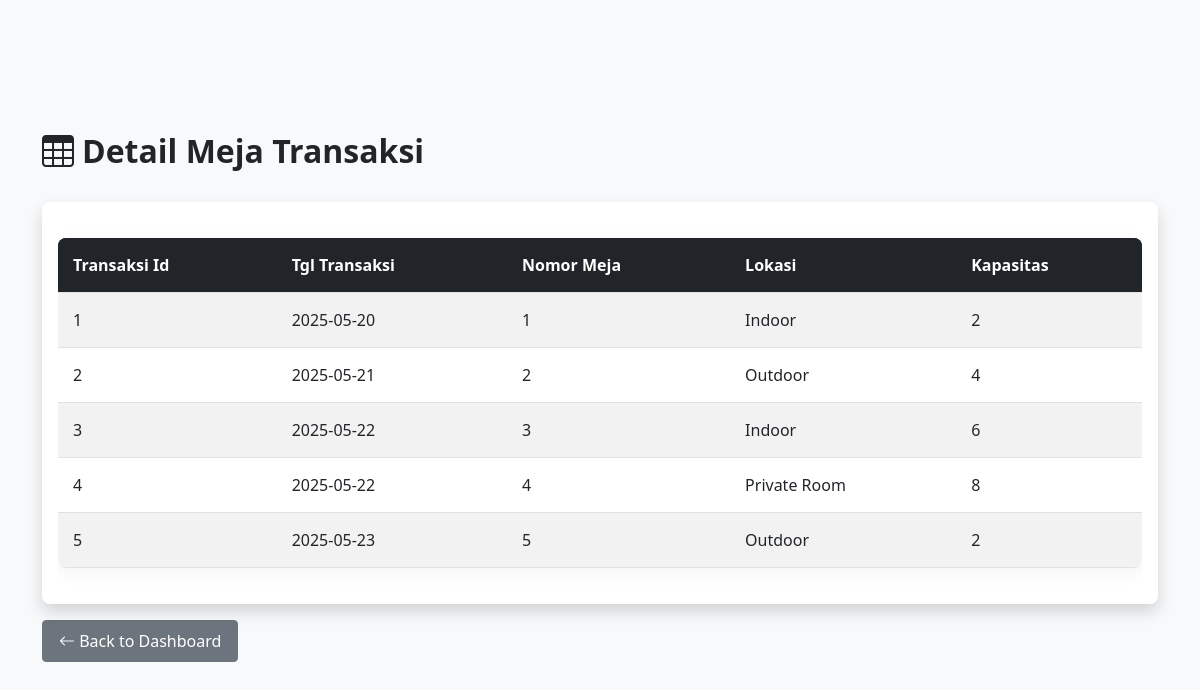
The page /pages/detail_meja_transaksi.php on the database its author committed.
### tables this page shows
CREATE TABLE detail_meja_transaksi (
  transaksi_id INT,
  nomor_meja INT,
  PRIMARY KEY (transaksi_id, nomor_meja),
  FOREIGN KEY (transaksi_id) REFERENCES transaksi(transaksi_id),
  FOREIGN KEY (nomor_meja) REFERENCES meja(nomor_meja)
);

CREATE TABLE transaksi (
  transaksi_id INT AUTO_INCREMENT PRIMARY KEY,
  pelanggan_id INT,
  member_id INT NULL,
  karyawan_id INT,
  tgl_transaksi DATE NOT NULL,
  jam_mulai TIME NOT NULL,
  jam_selesai TIME,
  jumlah_orang INT NOT NULL,
  total_harga DECIMAL(10,2) NOT NULL,
  diskon_member DECIMAL(5,2) DEFAULT 0,
  total_bayar DECIMAL(10,2),
  metode_pembayaran ENUM('Tunai', 'Kartu Debit', 'Kartu Kredit', 'E-Wallet', 'Transfer Bank'),
  poin_didapat INT DEFAULT 0,
  poin_dipakai INT DEFAULT 0,
  status_transaksi ENUM('Proses', 'Lunas', 'Batal') DEFAULT 'Proses',
  FOREIGN KEY (pelanggan_id) REFERENCES pelanggan(pelanggan_id),
  FOREIGN KEY (member_id) REFERENCES member(member_id),
  FOREIGN KEY (karyawan_id) REFERENCES karyawan(karyawan_id)
);

CREATE TABLE meja (
  nomor_meja INT AUTO_INCREMENT PRIMARY KEY,
  kapasitas INT NOT NULL,
  lokasi ENUM('Indoor', 'Outdoor', 'Private Room') NOT NULL,
  status_meja ENUM('Tersedia', 'Dipesan', 'Terpakai', 'Perbaikan') DEFAULT 'Tersedia'
);

### pages/detail_meja_transaksi.php (called while the page is built)
<?php
$custom_query = "
  SELECT
    dmt.transaksi_id,
    t.tgl_transaksi,
    dmt.nomor_meja,
    mj.lokasi,
    mj.kapasitas
  FROM detail_meja_transaksi dmt
  JOIN transaksi t ON dmt.transaksi_id = t.transaksi_id
  JOIN meja mj ON dmt.nomor_meja = mj.nomor_meja
";
include('../template/table_template.php');

### template/table_template.php (the view, shortened to what this page needs)
<?php
include('../config/db.php');
$table = basename($_SERVER['PHP_SELF'], '.php');
$title = ucwords(str_replace('_', ' ', $table));
if (isset($custom_query)) {
    $data = $pdo->query($custom_query)->fetchAll();
} else {
    $data = $pdo->query("SELECT * FROM $table")->fetchAll();
}
$columns = [];
if (!empty($data)) {
    $columns = array_keys($data[0]);
}
?>
<!DOCTYPE html>
<html>
<head>
  <link href="https://cdn.jsdelivr.net/npm/bootstrap@5.3.0/dist/css/bootstrap.min.css" rel="stylesheet">
  <link rel="stylesheet" href="https://cdn.jsdelivr.net/npm/bootstrap-icons@1.10.0/font/bootstrap-icons.css">
  <link rel="stylesheet" href="../../public/style.css">
</head>
<body>
<div class="container mt-5 pt-4">
  <div class="d-flex justify-content-between align-items-center mb-4">
    <h2 class="fw-bold">
      <i class="bi bi-table me-2"></i><?= $title ?>
    </h2>
  </div>
  <div class="card shadow">
    <div class="card-body">
      <div class="table-responsive">
        <table class="table table-hover table-striped">
          <thead class="table-dark">
            <tr>
              <?php foreach ($columns as $col): ?>
                <th><?= ucwords(str_replace('_', ' ', $col)) ?></th>
              <?php endforeach; ?>
            </tr>
          </thead>
          <tbody>
            <?php foreach ($data as $row): ?>
              <tr>
                <?php foreach ($row as $val): ?>
                  <td><?= htmlspecialchars($val) ?></td>
                <?php endforeach; ?>
              </tr>
            <?php endforeach; ?>
          </tbody>
        </table>
      </div>
    </div>
  </div>
  <a href="<?= dirname(dirname($_SERVER['PHP_SELF'])) ?>/index.php" class="btn btn-secondary mt-3">
    <i class="bi bi-arrow-left"></i> Back to Dashboard
  </a>
</div>
</body>
</html>

### public/style.css (style rules this page uses)
body { background-color: #f8f9fa; font-family: 'Segoe UI', Tahoma, Geneva, Verdana, sans-serif; padding-top: 60px; }
.card { border-radius: 0.5rem; transition: transform 0.3s, box-shadow 0.3s; border: none; }
.table { width: 100%; margin: 20px 0; border-collapse: collapse; border-radius: 0.5rem; overflow: hidden; box-shadow: 0 4px 20px rgba(0, 0, 0, 0.05); }
.table th, .table td { padding: 15px; text-align: left; border-bottom: 1px solid #dee2e6; transition: background-color 0.3s; }
.table thead { background-color: #2c3e50; color: white; }
.table thead th { position: sticky; top: 0; z-index: 10; font-weight: 600; }
.table tbody tr { transition: background-color 0.3s; }
.table tbody tr:nth-child(even) { background-color: #f8f9fa; }
.btn { border-radius: 0.25rem; transition: all 0.3s; font-weight: 500; padding: 8px 16px; }
.table-responsive { overflow-x: auto; border-radius: 0.5rem; }
.card, .table, .alert { animation: fadeIn 0.5s ease-out; }

### rows shown on the page
detail_meja_transaksi: val "1", transaksi.tgl_transaksi "2025-05-20", nomor_meja.lokasi "Indoor", nomor_meja.kapasitas "2"
detail_meja_transaksi: val "2", transaksi.tgl_transaksi "2025-05-21", nomor_meja.lokasi "Outdoor", nomor_meja.kapasitas "4"
detail_meja_transaksi: val "3", transaksi.tgl_transaksi "2025-05-22", nomor_meja.lokasi "Indoor", nomor_meja.kapasitas "6"
detail_meja_transaksi: val "4", transaksi.tgl_transaksi "2025-05-22", nomor_meja.lokasi "Private Room", nomor_meja.kapasitas "8"
detail_meja_transaksi: val "5", transaksi.tgl_transaksi "2025-05-23", nomor_meja.lokasi "Outdoor", nomor_meja.kapasitas "2"

### other values the page prints
$title "Detail Meja Transaksi"
str_replace('_', ' ', $col) "Transaksi Id"
str_replace('_', ' ', $col) "Tgl Transaksi"
str_replace('_', ' ', $col) "Nomor Meja"
str_replace('_', ' ', $col) "Lokasi"
str_replace('_', ' ', $col) "Kapasitas"
